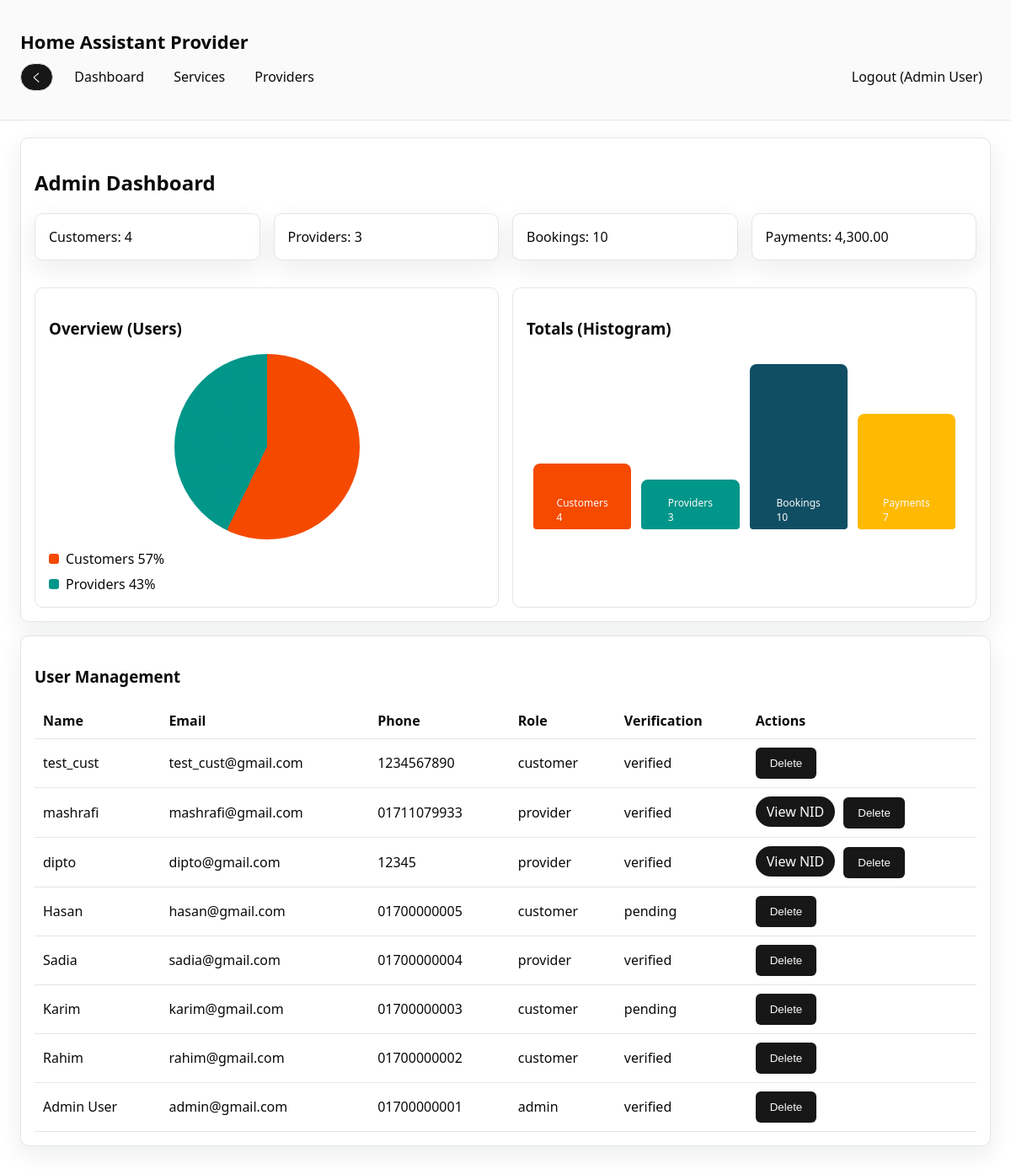
/dashboard.php (signed in), run on the app's committed database.
### tables this page shows
CREATE TABLE `users` (
  `user_id` int(11) NOT NULL,
  `name` varchar(100) DEFAULT NULL,
  `email` varchar(100) DEFAULT NULL,
  `password` varchar(255) DEFAULT NULL,
  `phone` varchar(20) DEFAULT NULL,
  `address` text DEFAULT NULL,
  `role` varchar(20) DEFAULT NULL,
  `flag` tinyint(1) DEFAULT NULL,
  `nid_card` varchar(50) DEFAULT NULL,
  `nid_file` varchar(255) DEFAULT NULL,
  `verification_status` varchar(50) DEFAULT NULL,
  `balance` decimal(10,2) NOT NULL DEFAULT 0.00,
  `created_at` datetime NOT NULL DEFAULT current_timestamp(),
  `admin_id` int(11) DEFAULT NULL
);

### includes/auth.php (called while the page is built, shortened)
<?php
require_once __DIR__ . "/../DBconnect.php";
require_once __DIR__ . "/functions.php";
function current_user($conn) {
    $user_id = (int)$_SESSION["user_id"];
    $stmt = db_query($conn, "SELECT * FROM users WHERE user_id = ? LIMIT 1", "i", [$user_id]);
    $result = $stmt->get_result();
    return $result->fetch_assoc();
}
function is_admin() {
    return ($_SESSION["role"] ?? "") === "admin";
}
?>

### includes/functions.php (called while the page is built, shortened)
<?php
function e($value) {
    return htmlspecialchars($value ?? "", ENT_QUOTES, "UTF-8");
}
function db_query($conn, $sql, $types = "", $params = []) {
    $stmt = $conn->prepare($sql);
    if ($types !== "" && !empty($params)) {
        $stmt->bind_param($types, ...$params);
    }
    if (!$stmt->execute()) {
        return false;
    }
    return $stmt;
}
?>

### dashboard.php (the view, shortened to what this page needs)
<?php
require_once __DIR__ . "/includes/header.php";
$payment_total = (float)($conn->query("SELECT SUM(amount) AS total FROM payment")->fetch_assoc()["total"] ?? 0);
$payment_count = (int)($conn->query("SELECT COUNT(*) AS total FROM payment")->fetch_assoc()["total"] ?? 0);
$customer_count = (int)($conn->query("SELECT COUNT(*) AS total FROM users WHERE role = 'customer'")->fetch_assoc()["total"] ?? 0);
$provider_count = (int)($conn->query("SELECT COUNT(*) AS total FROM users WHERE role = 'provider'")->fetch_assoc()["total"] ?? 0);
$booking_count = (int)($conn->query("SELECT COUNT(*) AS total FROM booking")->fetch_assoc()["total"] ?? 0);
$stats = [
    "customers" => $customer_count,
    "providers" => $provider_count,
    "bookings" => $booking_count,
    "payments" => $payment_count,
];
$pie_total = $customer_count + $provider_count;
$customer_pct = $pie_total > 0 ? (int)round(($customer_count / $pie_total) * 100) : 0;
$provider_pct = $pie_total > 0 ? 100 - $customer_pct : 0;
$customer_deg = $pie_total > 0 ? ($customer_count / $pie_total) * 360 : 0;
$provider_deg = $pie_total > 0 ? 360 - $customer_deg : 0;
$customer_end = $customer_deg;
$provider_end = $customer_end + $provider_deg;
$max_stat = max(1, (int)max($stats));
$users = $conn->query("SELECT user_id, name, email, phone, role, verification_status, nid_file FROM users ORDER BY user_id DESC");
?>
<div class="card">
    <h2>Admin Dashboard</h2>
    <div class="grid">
        <div class="card">Customers: <?php echo e($stats["customers"]); ?></div>
        <div class="card">Providers: <?php echo e($stats["providers"]); ?></div>
        <div class="card">Bookings: <?php echo e($stats["bookings"]); ?></div>
        <div class="card">Payments: <?php echo e(number_format($payment_total, 2)); ?></div>
    </div>
    <div class="chart-grid">
        <div class="chart-card">
            <h3>Overview (Users)</h3>
            <div class="pie-chart" style="background: conic-gradient(
                var(--chart-1) 0deg <?php echo $customer_end; ?>deg,
                var(--chart-2) <?php echo $customer_end; ?>deg <?php echo $provider_end; ?>deg
            );">
            </div>
            <div class="pie-legend">
                <div class="legend-item"><span class="legend-swatch" style="background: var(--chart-1);"></span>Customers <?php echo e($customer_pct); ?>%</div>
                <div class="legend-item"><span class="legend-swatch" style="background: var(--chart-2);"></span>Providers <?php echo e($provider_pct); ?>%</div>
            </div>
        </div>
        <div class="chart-card">
            <h3>Totals (Histogram)</h3>
            <div class="histogram">
                <div class="histogram-bar" style="height: <?php echo (int)(($stats["customers"] / $max_stat) * 100); ?>%;"><span>Customers<br><?php echo e($stats["customers"]); ?></span></div>
                <div class="histogram-bar" style="height: <?php echo (int)(($stats["providers"] / $max_stat) * 100); ?>%;"><span>Providers<br><?php echo e($stats["providers"]); ?></span></div>
                <div class="histogram-bar" style="height: <?php echo (int)(($stats["bookings"] / $max_stat) * 100); ?>%;"><span>Bookings<br><?php echo e($stats["bookings"]); ?></span></div>
                <div class="histogram-bar" style="height: <?php echo (int)(($stats["payments"] / $max_stat) * 100); ?>%;"><span>Payments<br><?php echo e($stats["payments"]); ?></span></div>
            </div>
        </div>
    </div>
</div>
<div class="card">
    <h3>User Management</h3>
    <table class="table">
        <thead>
            <tr>
                <th>Name</th>
                <th>Email</th>
                <th>Phone</th>
                <th>Role</th>
                <th>Verification</th>
                <th>Actions</th>
            </tr>
        </thead>
        <tbody>
            <?php while ($user = $users->fetch_assoc()): ?>
                <tr>
                    <td><?php echo e($user["name"]); ?></td>
                    <td><?php echo e($user["email"]); ?></td>
                    <td><?php echo e($user["phone"]); ?></td>
                    <td><?php echo e($user["role"]); ?></td>
                    <td><?php echo e($user["verification_status"]); ?></td>
                    <td>
                        <?php if ($user["role"] === "provider" && !empty($user["nid_file"])): ?>
                            <a class="button-link" href="<?php echo e($user["nid_file"]); ?>" target="_blank" rel="noopener">View NID</a>
                        <?php endif; ?>
                        <form method="post" class="inline-form">
                            <button type="submit">Delete</button>
                        </form>
                    </td>
                </tr>
            <?php endwhile; ?>
        </tbody>
    </table>
</div>

### includes/header.php (shortened to what this page needs)
<?php
require_once __DIR__ . "/auth.php";
$user = current_user($conn);
$current_page = basename($_SERVER['PHP_SELF']);
?>
<!DOCTYPE html>
<html lang="en">
<head>
    <link rel="stylesheet" href="assets/style.css">
</head>
<body>
<?php if ($current_page !== 'index.php'): ?>
<header class="site-header">
    <div class="container">
        <h1 class="logo">Home Assistant Provider</h1>
        <nav class="nav">
            <div class="nav-left">
                <button type="button" class="back-button" onclick="history.back()">く</button>
                <?php if ($user): ?>
                    <?php if (is_admin()): ?>
                    <a href="dashboard.php">Dashboard</a>
                    <?php endif; ?>
                    <a href="services.php">Services</a>
                    <a href="providers.php">Providers</a>
                <?php endif; ?>
            </div>
            <div class="nav-right">
                <?php if ($user): ?>
                    <a href="logout.php">Logout (<?php echo e($user["name"] ?? "User"); ?>)</a>
                <?php else: ?>
                    <a href="login.php">Login</a>
                    <a href="register.php">Register</a>
                <?php endif; ?>
            </div>
        </nav>
    </div>
</header>
<main class="container">
<?php endif; ?>

### assets/style.css (style rules this page uses)
:root { --radius: 0.625rem; --background: oklch(1 0 0); --foreground: oklch(0.145 0 0); --card: oklch(1 0 0); --card-foreground: oklch(0.145 0 0); --popover: oklch(1 0 0); --popover-foreground: oklch(0.145 0 0); --primary: oklch(0.205 0 0); --primary-foreground: oklch(0.985 0 0); --secondary: oklch(0.97 0 0); --secondary-foreground: oklch(0.205 0 0); --muted: oklch(0.97 0 0); --muted-foreground: oklch(0.556 0 0); --accent: oklch(0.97 0 0); --accent-foreground: oklch(0.205 0 0); --destructive: oklch(0.577 0.245 27.325); --border: oklch(0.922 0 0); --input: oklch(0.922 0 0); --ring: oklch(0.708 0 0); --chart-1: oklch(0.646 0.222 41.116); --chart-2: oklch(0.6 0.118 184.704); --chart-3: oklch(0.398 0.07 227.392); --chart-4: oklch(0.828 0.189 84.429); --chart-5: oklch(0.769 0.188 70.08); --sidebar: oklch(0.985 0 0); --sidebar-foreground: oklch(0.145 0 0); --sidebar-primary: oklch(0.205 0 0); --sidebar-primary-foreground: oklch(0.985 0 0); --sidebar-accent: oklch(0.97 0 0); --sidebar-accent-foreground: oklch(0.205 0 0); --sidebar-border: oklch(0.922 0 0); --sidebar-ring: oklch(0.708 0 0); }
* { box-sizing: border-box; border-color: var(--border); }
body { font-family: "Segoe UI", Tahoma, Geneva, Verdana, sans-serif; margin: 0; background: var(--background); color: var(--foreground); }
.container { width: 100%; margin: 0 auto; padding: 20px 24px; }
.site-header { background: var(--sidebar); color: var(--sidebar-foreground); padding: 14px 0; border-bottom: 1px solid var(--sidebar-border); }
.logo { margin: 0; font-size: 22px; color: var(--sidebar-foreground); }
.nav { margin-top: 10px; display: flex; gap: 12px; flex-wrap: wrap; align-items: center; }
.nav a { color: var(--sidebar-foreground); text-decoration: none; font-weight: 500; padding: 6px 10px; border-radius: 999px; transition: background 0.2s ease, color 0.2s ease; }
.nav { display: flex; justify-content: space-between; align-items: center; }
.nav-left, .nav-right { display: flex; align-items: center; gap: 15px; }
.card { background: var(--card); color: var(--card-foreground); padding: 16px; border-radius: var(--radius); box-shadow: 0 10px 30px rgba(15, 23, 42, 0.08); margin-bottom: 16px; border: 1px solid var(--border); }
.grid { display: grid; gap: 16px; grid-template-columns: repeat(auto-fit, minmax(240px, 1fr)); }
.chart-grid { display: grid; gap: 16px; grid-template-columns: repeat(auto-fit, minmax(260px, 1fr)); margin-top: 16px; }
.chart-card { padding: 16px; border-radius: var(--radius); background: var(--card); border: 1px solid var(--border); }
.pie-chart { width: 220px; height: 220px; border-radius: 50%; margin: 16px auto 12px; position: relative; display: flex; align-items: center; justify-content: center; }
.pie-legend { display: grid; gap: 8px; }
.legend-item { display: flex; align-items: center; gap: 8px; }
.legend-swatch { width: 12px; height: 12px; border-radius: 3px; }
.histogram { display: grid; gap: 12px; grid-template-columns: repeat(4, 1fr); align-items: end; height: 220px; padding: 12px 8px; }
.histogram-bar { background: var(--chart-3); border-radius: 8px 8px 4px 4px; display: flex; align-items: flex-end; justify-content: center; padding-bottom: 6px; color: var(--primary-foreground); font-size: 12px; }
.histogram-bar:nth-child(1) { background: var(--chart-1); }
.histogram-bar:nth-child(2) { background: var(--chart-2); }
.histogram-bar:nth-child(3) { background: var(--chart-3); }
.histogram-bar:nth-child(4) { background: var(--chart-4); }
form { display: grid; gap: 12px; }
button { padding: 10px 16px; border: 1px solid transparent; background: var(--primary); color: var(--primary-foreground); border-radius: calc(var(--radius) - 4px); cursor: pointer; transition: transform 0.2s ease, box-shadow 0.2s ease, background 0.2s ease; }
.inline-form { display: inline-flex; gap: 8px; align-items: center; margin: 0; }
.button-link { display: inline-flex; align-items: center; gap: 6px; padding: 6px 12px; border-radius: 999px; background: var(--primary); color: var(--primary-foreground); text-decoration: none; border: 1px solid transparent; margin-right: 6px; }
.back-button { display: inline-flex; align-items: center; gap: 8px; padding: 6px 12px; border-radius: 999px; background: var(--sidebar-primary); color: var(--sidebar-primary-foreground); border: 1px solid var(--sidebar-border); }
.table { width: 100%; border-collapse: collapse; }
.table th, .table td { border-bottom: 1px solid var(--border); text-align: left; padding: 10px; }

### data on the page
users: name "Admin User", email "admin@gmail.com", phone "01700000001", role "admin", verification_status "verified"
users: name "test_cust", email "test_cust@gmail.com", phone "1234567890", role "customer", verification_status "verified"
users: name "mashrafi", email "mashrafi@gmail.com", phone "01711079933", role "provider", verification_status "verified"
users: name "dipto", email "dipto@gmail.com", phone "12345", role "provider", verification_status "verified"
users: name "Hasan", email "hasan@gmail.com", phone "01700000005", role "customer", verification_status "pending"
users: name "Sadia", email "sadia@gmail.com", phone "01700000004", role "provider", verification_status "verified"
users: name "Karim", email "karim@gmail.com", phone "01700000003", role "customer", verification_status "pending"
users: name "Rahim", email "rahim@gmail.com", phone "01700000002", role "customer", verification_status "verified"

### other printed values
$stats["customers"] "4"
$stats["providers"] "3"
$stats["bookings"] "10"
$payment_total "4,300.00"
$customer_pct "57"
$provider_pct "43"
$stats["payments"] "7"
